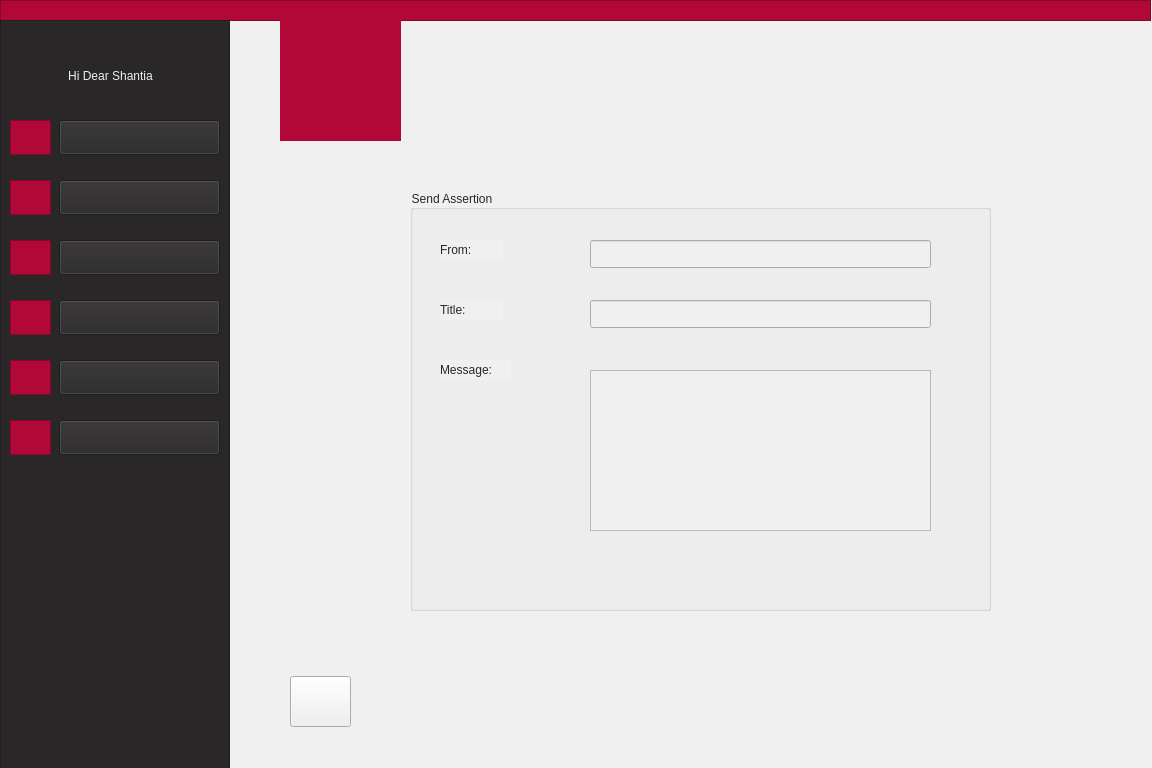
<?xml version="1.0" encoding="UTF-8"?>
<ui version="4.0">
 <class>teacherWatchMessageComplitly</class>
 <widget class="QWidget" name="teacherWatchMessageComplitly">
  <property name="geometry">
   <rect>
    <x>0</x>
    <y>0</y>
    <width>1152</width>
    <height>768</height>
   </rect>
  </property>
  <property name="minimumSize">
   <size>
    <width>1152</width>
    <height>768</height>
   </size>
  </property>
  <property name="windowTitle">
   <string>Form</string>
  </property>
  <property name="styleSheet">
   <string notr="true">background-color: rgb(240, 240, 240);</string>
  </property>
  <widget class="QGroupBox" name="groupBox">
   <property name="geometry">
    <rect>
     <x>410</x>
     <y>190</y>
     <width>581</width>
     <height>421</height>
    </rect>
   </property>
   <property name="styleSheet">
    <string notr="true">font: 9pt &quot;Montserrat&quot;;
color: rgb(41, 39, 40);</string>
   </property>
   <property name="title">
    <string>Send Assertion</string>
   </property>
   <widget class="QLabel" name="label_13">
    <property name="geometry">
     <rect>
      <x>30</x>
      <y>50</y>
      <width>63</width>
      <height>20</height>
     </rect>
    </property>
    <property name="styleSheet">
     <string notr="true">font: 9pt &quot;Montserrat&quot;;
color: rgb(41, 39, 40);</string>
    </property>
    <property name="text">
     <string>From:</string>
    </property>
   </widget>
   <widget class="QTextEdit" name="messageLine">
    <property name="geometry">
     <rect>
      <x>180</x>
      <y>180</y>
      <width>341</width>
      <height>161</height>
     </rect>
    </property>
   </widget>
   <widget class="QLabel" name="label_14">
    <property name="geometry">
     <rect>
      <x>30</x>
      <y>110</y>
      <width>63</width>
      <height>20</height>
     </rect>
    </property>
    <property name="styleSheet">
     <string notr="true">font: 9pt &quot;Montserrat&quot;;
color: rgb(41, 39, 40);</string>
    </property>
    <property name="text">
     <string>Title:</string>
    </property>
   </widget>
   <widget class="QLabel" name="label_15">
    <property name="geometry">
     <rect>
      <x>30</x>
      <y>170</y>
      <width>71</width>
      <height>20</height>
     </rect>
    </property>
    <property name="styleSheet">
     <string notr="true">font: 9pt &quot;Montserrat&quot;;
color: rgb(41, 39, 40);</string>
    </property>
    <property name="text">
     <string>Message:</string>
    </property>
   </widget>
   <widget class="QLineEdit" name="TitleLine">
    <property name="geometry">
     <rect>
      <x>180</x>
      <y>110</y>
      <width>341</width>
      <height>28</height>
     </rect>
    </property>
   </widget>
   <widget class="QLineEdit" name="SenderLine">
    <property name="geometry">
     <rect>
      <x>180</x>
      <y>50</y>
      <width>341</width>
      <height>28</height>
     </rect>
    </property>
   </widget>
  </widget>
  <widget class="QFrame" name="frame">
   <property name="geometry">
    <rect>
     <x>0</x>
     <y>0</y>
     <width>1151</width>
     <height>21</height>
    </rect>
   </property>
   <property name="styleSheet">
    <string notr="true">background-color: rgb(178, 8, 55);
border-color: rgb(178, 8, 55);</string>
   </property>
   <property name="frameShape">
    <enum>QFrame::StyledPanel</enum>
   </property>
   <property name="frameShadow">
    <enum>QFrame::Raised</enum>
   </property>
  </widget>
  <widget class="QLabel" name="label_16">
   <property name="geometry">
    <rect>
     <x>290</x>
     <y>676</y>
     <width>41</width>
     <height>46</height>
    </rect>
   </property>
   <property name="text">
    <string/>
   </property>
   <property name="pixmap">
    <pixmap resource="arrowIcon.qrc">:/new/prefix1/icons8-left-arrow-50.png</pixmap>
   </property>
   <property name="scaledContents">
    <bool>true</bool>
   </property>
  </widget>
  <widget class="QPushButton" name="backToMenu">
   <property name="geometry">
    <rect>
     <x>290</x>
     <y>676</y>
     <width>61</width>
     <height>51</height>
    </rect>
   </property>
   <property name="text">
    <string/>
   </property>
  </widget>
  <widget class="QLabel" name="label">
   <property name="geometry">
    <rect>
     <x>280</x>
     <y>20</y>
     <width>121</width>
     <height>121</height>
    </rect>
   </property>
   <property name="styleSheet">
    <string notr="true">background-color: rgb(178, 8, 55);
border-color: rgb(178, 8, 55);
</string>
   </property>
   <property name="text">
    <string/>
   </property>
   <property name="pixmap">
    <pixmap>:/AjaxLogo/filename.jpg</pixmap>
   </property>
   <property name="scaledContents">
    <bool>true</bool>
   </property>
   <property name="alignment">
    <set>Qt::AlignCenter</set>
   </property>
  </widget>
  <widget class="QLabel" name="label_32">
   <property name="geometry">
    <rect>
     <x>285</x>
     <y>20</y>
     <width>111</width>
     <height>111</height>
    </rect>
   </property>
   <property name="styleSheet">
    <string notr="true">background-color: rgb(178, 8, 55);</string>
   </property>
   <property name="text">
    <string/>
   </property>
   <property name="pixmap">
    <pixmap resource="pictures.qrc">:/logo/filename.jpg</pixmap>
   </property>
   <property name="scaledContents">
    <bool>true</bool>
   </property>
  </widget>
  <widget class="QFrame" name="frame_2">
   <property name="geometry">
    <rect>
     <x>0</x>
     <y>20</y>
     <width>230</width>
     <height>768</height>
    </rect>
   </property>
   <property name="styleSheet">
    <string notr="true">background-color: rgb(41, 39, 40);
border-color: rgb(41, 39, 40);</string>
   </property>
   <property name="frameShape">
    <enum>QFrame::StyledPanel</enum>
   </property>
   <property name="frameShadow">
    <enum>QFrame::Raised</enum>
   </property>
   <widget class="QPushButton" name="pushButton_7">
    <property name="geometry">
     <rect>
      <x>59</x>
      <y>100</y>
      <width>161</width>
      <height>35</height>
     </rect>
    </property>
    <property name="styleSheet">
     <string notr="true">font: 11pt &quot;Montserrat&quot;;
</string>
    </property>
    <property name="text">
     <string/>
    </property>
   </widget>
   <widget class="QPushButton" name="pushButton_8">
    <property name="geometry">
     <rect>
      <x>59</x>
      <y>160</y>
      <width>161</width>
      <height>35</height>
     </rect>
    </property>
    <property name="styleSheet">
     <string notr="true">font: 11pt &quot;Montserrat&quot;;
</string>
    </property>
    <property name="text">
     <string/>
    </property>
   </widget>
   <widget class="QPushButton" name="pushButton_9">
    <property name="geometry">
     <rect>
      <x>59</x>
      <y>220</y>
      <width>161</width>
      <height>35</height>
     </rect>
    </property>
    <property name="styleSheet">
     <string notr="true">font: 11pt &quot;Montserrat&quot;;
</string>
    </property>
    <property name="text">
     <string/>
    </property>
   </widget>
   <widget class="QPushButton" name="pushButton_10">
    <property name="geometry">
     <rect>
      <x>59</x>
      <y>280</y>
      <width>161</width>
      <height>35</height>
     </rect>
    </property>
    <property name="styleSheet">
     <string notr="true">font: 11pt &quot;Montserrat&quot;;
</string>
    </property>
    <property name="text">
     <string/>
    </property>
   </widget>
   <widget class="QPushButton" name="pushButton_11">
    <property name="geometry">
     <rect>
      <x>59</x>
      <y>340</y>
      <width>161</width>
      <height>35</height>
     </rect>
    </property>
    <property name="styleSheet">
     <string notr="true">font: 11pt &quot;Montserrat&quot;;
</string>
    </property>
    <property name="text">
     <string/>
    </property>
   </widget>
   <widget class="QPushButton" name="pushButton_12">
    <property name="geometry">
     <rect>
      <x>59</x>
      <y>400</y>
      <width>161</width>
      <height>35</height>
     </rect>
    </property>
    <property name="styleSheet">
     <string notr="true">font: 11pt &quot;Montserrat&quot;;
</string>
    </property>
    <property name="text">
     <string/>
    </property>
   </widget>
   <widget class="QFrame" name="frame_4">
    <property name="geometry">
     <rect>
      <x>10</x>
      <y>100</y>
      <width>41</width>
      <height>35</height>
     </rect>
    </property>
    <property name="styleSheet">
     <string notr="true">background-color: rgb(178, 8, 55);
border-color: rgb(178, 8, 55);</string>
    </property>
    <property name="frameShape">
     <enum>QFrame::StyledPanel</enum>
    </property>
    <property name="frameShadow">
     <enum>QFrame::Raised</enum>
    </property>
    <widget class="QLabel" name="label_25">
     <property name="geometry">
      <rect>
       <x>5</x>
       <y>2</y>
       <width>31</width>
       <height>31</height>
      </rect>
     </property>
     <property name="styleSheet">
      <string notr="true"/>
     </property>
     <property name="text">
      <string/>
     </property>
     <property name="pixmap">
      <pixmap resource="icon.qrc">:/icon/profile.png</pixmap>
     </property>
     <property name="scaledContents">
      <bool>true</bool>
     </property>
    </widget>
   </widget>
   <widget class="QFrame" name="frame_10">
    <property name="geometry">
     <rect>
      <x>10</x>
      <y>160</y>
      <width>41</width>
      <height>35</height>
     </rect>
    </property>
    <property name="cursor">
     <cursorShape>ArrowCursor</cursorShape>
    </property>
    <property name="styleSheet">
     <string notr="true">background-color: rgb(178, 8, 55);
border-color: rgb(178, 8, 55);</string>
    </property>
    <property name="frameShape">
     <enum>QFrame::StyledPanel</enum>
    </property>
    <property name="frameShadow">
     <enum>QFrame::Raised</enum>
    </property>
    <widget class="QLabel" name="label_26">
     <property name="geometry">
      <rect>
       <x>5</x>
       <y>2</y>
       <width>31</width>
       <height>31</height>
      </rect>
     </property>
     <property name="text">
      <string/>
     </property>
     <property name="pixmap">
      <pixmap resource="icon.qrc">:/icon/message.png</pixmap>
     </property>
     <property name="scaledContents">
      <bool>true</bool>
     </property>
    </widget>
   </widget>
   <widget class="QFrame" name="frame_11">
    <property name="geometry">
     <rect>
      <x>10</x>
      <y>220</y>
      <width>41</width>
      <height>35</height>
     </rect>
    </property>
    <property name="styleSheet">
     <string notr="true">background-color: rgb(178, 8, 55);
border-color: rgb(178, 8, 55);</string>
    </property>
    <property name="frameShape">
     <enum>QFrame::StyledPanel</enum>
    </property>
    <property name="frameShadow">
     <enum>QFrame::Raised</enum>
    </property>
    <widget class="QLabel" name="label_17">
     <property name="geometry">
      <rect>
       <x>5</x>
       <y>2</y>
       <width>31</width>
       <height>31</height>
      </rect>
     </property>
     <property name="text">
      <string/>
     </property>
     <property name="pixmap">
      <pixmap resource="icon.qrc">:/icon/information.png</pixmap>
     </property>
     <property name="scaledContents">
      <bool>true</bool>
     </property>
    </widget>
   </widget>
   <widget class="QFrame" name="frame_12">
    <property name="geometry">
     <rect>
      <x>10</x>
      <y>280</y>
      <width>41</width>
      <height>35</height>
     </rect>
    </property>
    <property name="styleSheet">
     <string notr="true">background-color: rgb(178, 8, 55);
border-color: rgb(178, 8, 55);</string>
    </property>
    <property name="frameShape">
     <enum>QFrame::StyledPanel</enum>
    </property>
    <property name="frameShadow">
     <enum>QFrame::Raised</enum>
    </property>
    <widget class="QLabel" name="label_27">
     <property name="geometry">
      <rect>
       <x>5</x>
       <y>2</y>
       <width>31</width>
       <height>31</height>
      </rect>
     </property>
     <property name="text">
      <string/>
     </property>
     <property name="pixmap">
      <pixmap resource="icon.qrc">:/icon/upload-mail.png</pixmap>
     </property>
     <property name="scaledContents">
      <bool>true</bool>
     </property>
    </widget>
   </widget>
   <widget class="QFrame" name="frame_13">
    <property name="geometry">
     <rect>
      <x>10</x>
      <y>340</y>
      <width>41</width>
      <height>35</height>
     </rect>
    </property>
    <property name="styleSheet">
     <string notr="true">background-color: rgb(178, 8, 55);
border-color: rgb(178, 8, 55);</string>
    </property>
    <property name="frameShape">
     <enum>QFrame::StyledPanel</enum>
    </property>
    <property name="frameShadow">
     <enum>QFrame::Raised</enum>
    </property>
    <widget class="QLabel" name="label_20">
     <property name="geometry">
      <rect>
       <x>5</x>
       <y>2</y>
       <width>31</width>
       <height>31</height>
      </rect>
     </property>
     <property name="text">
      <string/>
     </property>
     <property name="pixmap">
      <pixmap resource="icon.qrc">:/icon/schedule.png</pixmap>
     </property>
     <property name="scaledContents">
      <bool>true</bool>
     </property>
    </widget>
   </widget>
   <widget class="QFrame" name="frame_14">
    <property name="geometry">
     <rect>
      <x>10</x>
      <y>400</y>
      <width>41</width>
      <height>35</height>
     </rect>
    </property>
    <property name="styleSheet">
     <string notr="true">background-color: rgb(178, 8, 55);
border-color: rgb(178, 8, 55);</string>
    </property>
    <property name="frameShape">
     <enum>QFrame::StyledPanel</enum>
    </property>
    <property name="frameShadow">
     <enum>QFrame::Raised</enum>
    </property>
    <widget class="QLabel" name="label_28">
     <property name="geometry">
      <rect>
       <x>5</x>
       <y>2</y>
       <width>31</width>
       <height>31</height>
      </rect>
     </property>
     <property name="text">
      <string/>
     </property>
     <property name="pixmap">
      <pixmap resource="second-icon.qrc">:/secong gr/scorecard.png</pixmap>
     </property>
     <property name="scaledContents">
      <bool>true</bool>
     </property>
    </widget>
   </widget>
   <widget class="QLabel" name="label_9">
    <property name="geometry">
     <rect>
      <x>20</x>
      <y>40</y>
      <width>181</width>
      <height>31</height>
     </rect>
    </property>
    <property name="styleSheet">
     <string notr="true">font: 11pt &quot;Montserrat&quot;;
color: rgb(240, 240, 240);</string>
    </property>
    <property name="text">
     <string>Hi Dear Shantia</string>
    </property>
    <property name="alignment">
     <set>Qt::AlignCenter</set>
    </property>
   </widget>
   <widget class="QLabel" name="label_22">
    <property name="geometry">
     <rect>
      <x>110</x>
      <y>100</y>
      <width>61</width>
      <height>30</height>
     </rect>
    </property>
    <property name="autoFillBackground">
     <bool>false</bool>
    </property>
    <property name="styleSheet">
     <string notr="true">font: 11pt &quot;Montserrat&quot;;
color: rgb(240, 240, 240);</string>
    </property>
    <property name="lineWidth">
     <number>0</number>
    </property>
    <property name="text">
     <string>Profile</string>
    </property>
    <property name="alignment">
     <set>Qt::AlignCenter</set>
    </property>
   </widget>
   <widget class="QLabel" name="label_23">
    <property name="geometry">
     <rect>
      <x>90</x>
      <y>160</y>
      <width>101</width>
      <height>30</height>
     </rect>
    </property>
    <property name="styleSheet">
     <string notr="true">font: 11pt &quot;Montserrat&quot;;
color: rgb(240, 240, 240);</string>
    </property>
    <property name="text">
     <string>Messages</string>
    </property>
    <property name="alignment">
     <set>Qt::AlignCenter</set>
    </property>
   </widget>
   <widget class="QLabel" name="label_24">
    <property name="geometry">
     <rect>
      <x>60</x>
      <y>220</y>
      <width>161</width>
      <height>30</height>
     </rect>
    </property>
    <property name="styleSheet">
     <string notr="true">font: 11pt &quot;Montserrat&quot;;
color: rgb(240, 240, 240);</string>
    </property>
    <property name="text">
     <string>Class Information</string>
    </property>
    <property name="alignment">
     <set>Qt::AlignCenter</set>
    </property>
   </widget>
   <widget class="QLabel" name="label_29">
    <property name="geometry">
     <rect>
      <x>70</x>
      <y>280</y>
      <width>141</width>
      <height>30</height>
     </rect>
    </property>
    <property name="styleSheet">
     <string notr="true">font: 11pt &quot;Montserrat&quot;;
color: rgb(240, 240, 240);</string>
    </property>
    <property name="text">
     <string>Send Assertion</string>
    </property>
    <property name="alignment">
     <set>Qt::AlignCenter</set>
    </property>
   </widget>
   <widget class="QLabel" name="label_30">
    <property name="geometry">
     <rect>
      <x>60</x>
      <y>340</y>
      <width>161</width>
      <height>30</height>
     </rect>
    </property>
    <property name="styleSheet">
     <string notr="true">font: 11pt &quot;Montserrat&quot;;
color: rgb(240, 240, 240);</string>
    </property>
    <property name="text">
     <string>Weekly Schedule</string>
    </property>
    <property name="alignment">
     <set>Qt::AlignCenter</set>
    </property>
   </widget>
   <widget class="QLabel" name="label_31">
    <property name="geometry">
     <rect>
      <x>70</x>
      <y>400</y>
      <width>131</width>
      <height>30</height>
     </rect>
    </property>
    <property name="styleSheet">
     <string notr="true">font: 11pt &quot;Montserrat&quot;;
color: rgb(240, 240, 240);</string>
    </property>
    <property name="text">
     <string>Record Scores</string>
    </property>
    <property name="alignment">
     <set>Qt::AlignCenter</set>
    </property>
   </widget>
   <zorder>frame_4</zorder>
   <zorder>frame_10</zorder>
   <zorder>frame_11</zorder>
   <zorder>frame_12</zorder>
   <zorder>frame_13</zorder>
   <zorder>frame_14</zorder>
   <zorder>label_9</zorder>
   <zorder>label_22</zorder>
   <zorder>label_23</zorder>
   <zorder>label_24</zorder>
   <zorder>label_29</zorder>
   <zorder>label_30</zorder>
   <zorder>label_31</zorder>
   <zorder>pushButton_7</zorder>
   <zorder>pushButton_11</zorder>
   <zorder>pushButton_8</zorder>
   <zorder>pushButton_9</zorder>
   <zorder>pushButton_12</zorder>
   <zorder>pushButton_10</zorder>
  </widget>
 </widget>
 <resources>
  <include location="pictures.qrc"/>
  <include location="arrowIcon.qrc"/>
  <include location="icon.qrc"/>
  <include location="second-icon.qrc"/>
 </resources>
 <connections/>
</ui>
